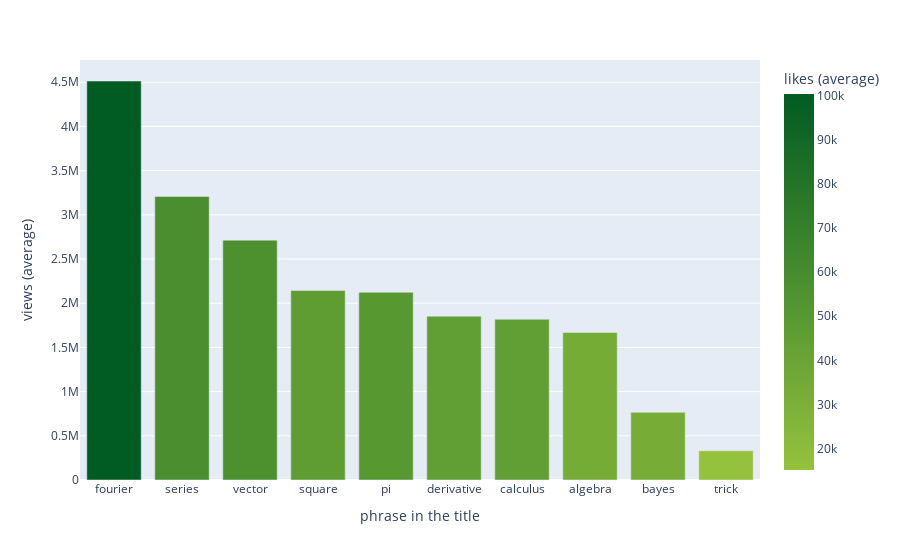

The notebook cell this image was saved under:
### Code cell
df_phrases = df_phrases.sort_values("views (average)", ascending=False)
df_phrases.plot(x="phrase in the title", 
                y="views (average)", 
                kind='bar', 
                color='likes (average)', 
                color_continuous_scale=[[0.0, "rgb(149, 194, 60)"],
                                        [1, "rgb(0, 92, 34)"]])

### Figure 1 — Plotly figure (JSON) as saved in the notebook; plotly's stock layout.template omitted (floating-point values rounded to 4 significant figures)
{"data": [{"alignmentgroup": "True", "hovertemplate": "phrase in the title=%{x}<br>views (average)=%{y}<br>likes (average)=%{marker.color}<extra></extra>", "legendgroup": "", "marker": {"color": [100300.0, 58257, 56226, 46197, 50344, 45130.0, 44960.0, 33400.0, 32350.0, 15185], "coloraxis": "coloraxis"}, "name": "", "offsetgroup": "", "orientation": "v", "showlegend": false, "textposition": "auto", "type": "bar", "x": ["fourier", "series", "vector", "square", " pi ", "derivative", "calculus", "algebra", "bayes", "trick"], "xaxis": "x", "y": [4514000.0, 3207000.0, 2713898, 2145000.0, 2123298, 1853721, 1819000.0, 1669000.0, 765600.0, 330294], "yaxis": "y"}], "layout": {"barmode": "relative", "coloraxis": {"colorbar": {"title": {"text": "likes (average)"}}, "colorscale": [[0, "rgb(149, 194, 60)"], [1, "rgb(0, 92, 34)"]]}, "legend": {"tracegroupgap": 0}, "margin": {"t": 60}, "xaxis": {"anchor": "y", "domain": [0, 1], "title": {"text": "phrase in the title"}}, "yaxis": {"anchor": "x", "domain": [0, 1], "title": {"text": "views (average)"}}}}
